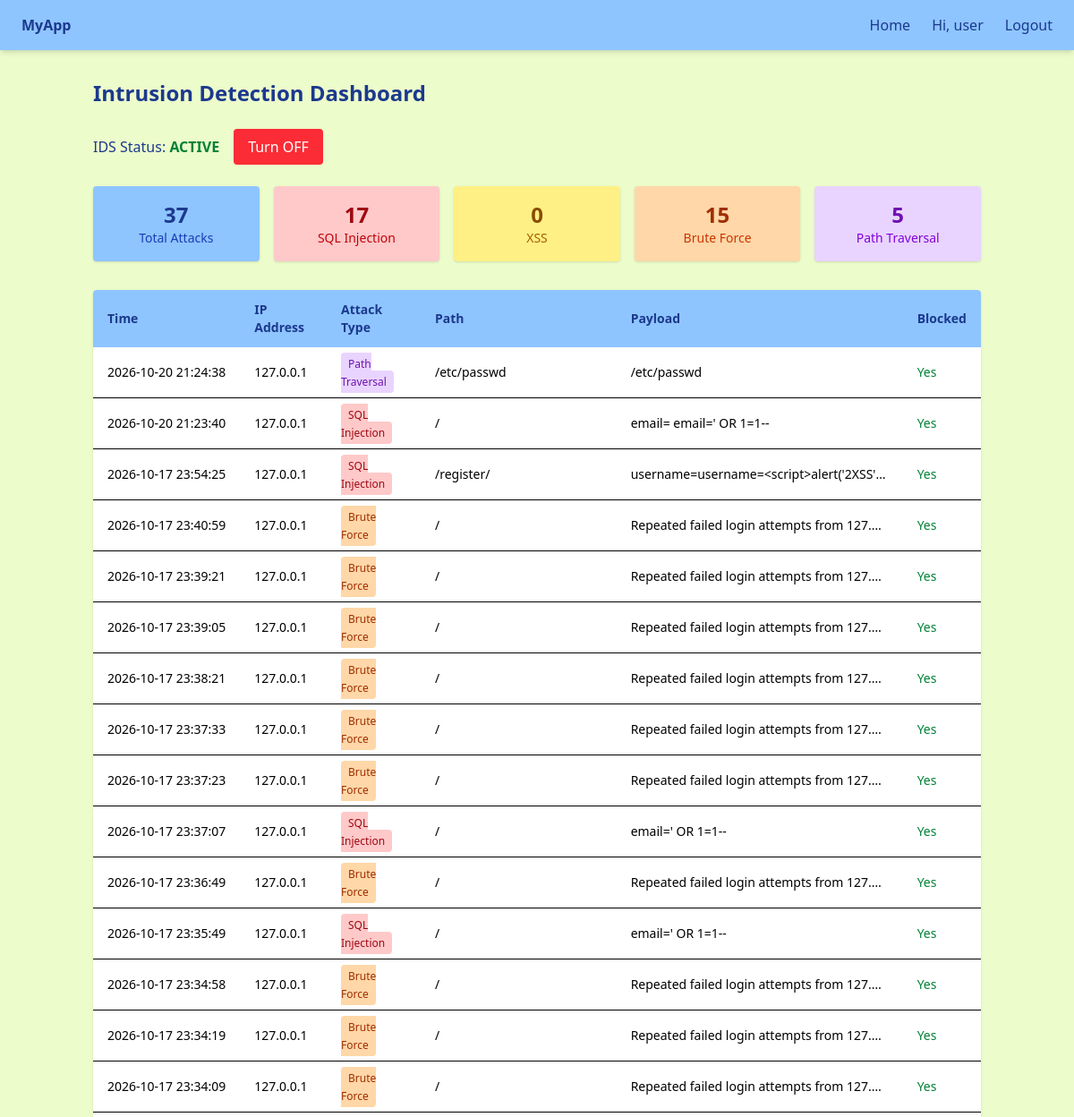
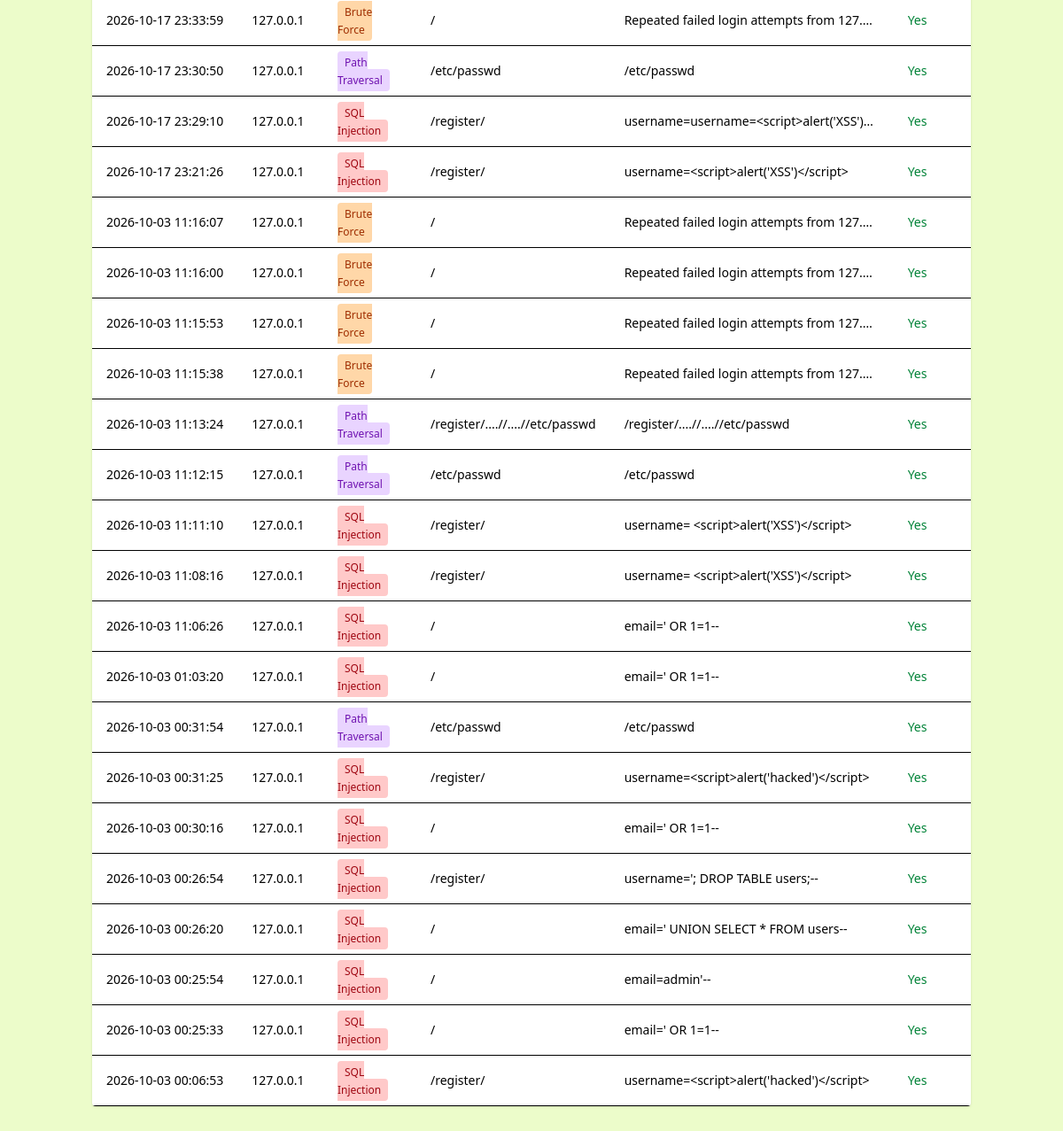
The app's page /dashboard/ (signed in) with its own data (2 pictures, top to bottom).
### myapp/models.py (models this page shows, shortened)
class IntrusionLog(models.Model):
    ATTACK_TYPES = [
        ('sqli', 'SQL Injection'),
        ('xss', 'Cross-Site Scripting'),
        ('path_traversal', 'Path Traversal'),
        ('brute_force', 'Brute Force'),
    ]
    ip_address = models.GenericIPAddressField()
    attack_type = models.CharField(max_length=20, choices=ATTACK_TYPES)
    path = models.CharField(max_length=255)
    payload = models.TextField()
    timestamp = models.DateTimeField(auto_now_add=True)
    blocked = models.BooleanField(default=True)
    class Meta:
        ordering = ['-timestamp']

### myapp/views.py (the view)
# urls.py: path('dashboard/', views.dashboard, name='dashboard'),
@login_required
def dashboard(request):
    ids_settings = IDSSettings.get_settings()
    logs = IntrusionLog.objects.all()[:100]
    total_attacks = IntrusionLog.objects.count()
    sqli_count = IntrusionLog.objects.filter(attack_type='sqli').count()
    xss_count = IntrusionLog.objects.filter(attack_type='xss').count()
    brute_force_count = IntrusionLog.objects.filter(attack_type='brute_force').count()
    path_traversal_count = IntrusionLog.objects.filter(attack_type='path_traversal').count()
    context = {
        'logs': logs,
        'total_attacks': total_attacks,
        'sqli_count': sqli_count,
        'xss_count': xss_count,
        'brute_force_count': brute_force_count,
        'path_traversal_count': path_traversal_count,
        'ids_active': ids_settings.is_active,
    }
    return render(request, 'dashboard.html', context)

### myapp/models.py (called while the page is built)
    @classmethod
    def get_settings(cls):
        settings_obj, created = cls.objects.get_or_create(id=1)
        return settings_obj

### myapp/templates/dashboard.html (shortened to what this page needs)
<!DOCTYPE html>
<html lang="en">
<head>
    <script src="https://cdn.jsdelivr.net/npm/@tailwindcss/browser@4"></script>
</head>
<body class="min-h-screen flex flex-col bg-lime-100">
    <nav class="w-full bg-blue-300 px-6 py-4 flex justify-between items-center shadow-md">
        <span class="font-bold text-blue-900">MyApp</span>
        <div class="flex gap-6 items-center">
            <a href="{% url 'about' %}" class="text-blue-900 hover:text-blue-700 transition duration-300 ease-in-out">Home</a>
            <span class="text-blue-900">Hi, {{ user.username }}</span>
            <a href="{% url 'logout' %}" class="text-blue-900 hover:text-blue-700 transition duration-300 ease-in-out">Logout</a>
        </div>
    </nav>
    <div class="flex-1 px-4 py-8 max-w-5xl mx-auto w-full">
        <h1 class="text-2xl font-bold text-blue-900 mb-6">Intrusion Detection Dashboard</h1>
                <div class="mb-6 flex items-center gap-4">
            <span class="text-blue-900 font-medium">
                IDS Status:
                {% if ids_active %}
                    <span class="text-green-700 font-bold">ACTIVE</span>
                {% else %}
                    <span class="text-red-700 font-bold">INACTIVE</span>
                {% endif %}
            </span>
            <form action="{% url 'toggle_ids' %}" method="post">
                <button type="submit" class="px-4 py-2 rounded text-white font-medium transition duration-300 ease-in-out
                    {% if ids_active %} bg-red-500 hover:bg-red-600 {% else %} bg-green-500 hover:bg-green-600 {% endif %}">
                    {% if ids_active %} Turn OFF {% else %} Turn ON {% endif %}
                </button>
            </form>
        </div>
        <div class="grid grid-cols-2 sm:grid-cols-5 gap-4 mb-8">
            <div class="bg-blue-300 p-4 rounded shadow text-center">
                <p class="text-2xl font-bold text-blue-900">{{ total_attacks }}</p>
                <p class="text-sm text-blue-800">Total Attacks</p>
            </div>
            <div class="bg-red-200 p-4 rounded shadow text-center">
                <p class="text-2xl font-bold text-red-800">{{ sqli_count }}</p>
                <p class="text-sm text-red-700">SQL Injection</p>
            </div>
            <div class="bg-yellow-200 p-4 rounded shadow text-center">
                <p class="text-2xl font-bold text-yellow-800">{{ xss_count }}</p>
                <p class="text-sm text-yellow-700">XSS</p>
            </div>
            <div class="bg-orange-200 p-4 rounded shadow text-center">
                <p class="text-2xl font-bold text-orange-800">{{ brute_force_count }}</p>
                <p class="text-sm text-orange-700">Brute Force</p>
            </div>
            <div class="bg-purple-200 p-4 rounded shadow text-center">
                <p class="text-2xl font-bold text-purple-800">{{ path_traversal_count }}</p>
                <p class="text-sm text-purple-700">Path Traversal</p>
            </div>
        </div>
        <div class="bg-white rounded shadow overflow-x-auto">
            <table class="w-full text-sm text-left">
                <thead class="bg-blue-300 text-blue-900">
                    <tr>
                        <th class="px-4 py-3">Time</th>
                        <th class="px-4 py-3">IP Address</th>
                        <th class="px-4 py-3">Attack Type</th>
                        <th class="px-4 py-3">Path</th>
                        <th class="px-4 py-3">Payload</th>
                        <th class="px-4 py-3">Blocked</th>
                    </tr>
                </thead>
                <tbody>
                    {% for log in logs %}
                    <tr class="border-b hover:bg-lime-50">
                        <td class="px-4 py-2 whitespace-nowrap">{{ log.timestamp|date:"Y-m-d H:i:s" }}</td>
                        <td class="px-4 py-2">{{ log.ip_address }}</td>
                        <td class="px-4 py-2">
                            <span class="px-2 py-1 rounded text-xs font-medium
                                {% if log.attack_type == 'sqli' %} bg-red-200 text-red-800
                                {% elif log.attack_type == 'xss' %} bg-yellow-200 text-yellow-800
                                {% elif log.attack_type == 'brute_force' %} bg-orange-200 text-orange-800
                                {% else %} bg-purple-200 text-purple-800
                                {% endif %}">
                                {{ log.get_attack_type_display }}
                            </span>
                        </td>
                        <td class="px-4 py-2">{{ log.path }}</td>
                        <td class="px-4 py-2 max-w-xs truncate" title="{{ log.payload }}">{{ log.payload }}</td>
                        <td class="px-4 py-2">
                            {% if log.blocked %}
                                <span class="text-green-700 font-medium">Yes</span>
                            {% else %}
                                <span class="text-red-700 font-medium">No</span>
                            {% endif %}
                        </td>
                    </tr>
                    {% empty %}
                    <tr>
                        <td colspan="6" class="px-4 py-6 text-center text-gray-500">No intrusions detected yet.</td>
                    </tr>
                    {% endfor %}
                </tbody>
            </table>
        </div>
    </div>
</body>
</html>

### records on screen
IntrusionLog: timestamp "2026-10-20 21:24:38", ip_address "127.0.0.1", attack_type "Path Traversal", path "/etc/passwd", payload "/etc/passwd", blocked "Yes"
IntrusionLog: timestamp "2026-10-20 21:23:40", ip_address "127.0.0.1", attack_type "SQL Injection", path "/", payload "email= email=' OR 1=1--", blocked "Yes"
IntrusionLog: timestamp "2026-10-17 23:54:25", ip_address "127.0.0.1", attack_type "SQL Injection", path "/register/", payload "username=username=<script>alert('2XSS'…", blocked "Yes"
IntrusionLog: timestamp "2026-10-17 23:40:59", ip_address "127.0.0.1", attack_type "Brute Force", path "/", payload "Repeated failed login attempts from 127.…", blocked "Yes"
IntrusionLog: timestamp "2026-10-17 23:39:21", ip_address "127.0.0.1", attack_type "Brute Force", path "/", payload "Repeated failed login attempts from 127.…", blocked "Yes"
IntrusionLog: timestamp "2026-10-17 23:39:05", ip_address "127.0.0.1", attack_type "Brute Force", path "/", payload "Repeated failed login attempts from 127.…", blocked "Yes"
IntrusionLog: timestamp "2026-10-17 23:38:21", ip_address "127.0.0.1", attack_type "Brute Force", path "/", payload "Repeated failed login attempts from 127.…", blocked "Yes"
IntrusionLog: timestamp "2026-10-17 23:37:33", ip_address "127.0.0.1", attack_type "Brute Force", path "/", payload "Repeated failed login attempts from 127.…", blocked "Yes"
IntrusionLog: timestamp "2026-10-17 23:37:23", ip_address "127.0.0.1", attack_type "Brute Force", path "/", payload "Repeated failed login attempts from 127.…", blocked "Yes"
IntrusionLog: timestamp "2026-10-17 23:37:07", ip_address "127.0.0.1", attack_type "SQL Injection", path "/", payload "email=' OR 1=1--", blocked "Yes"
IntrusionLog: timestamp "2026-10-17 23:36:49", ip_address "127.0.0.1", attack_type "Brute Force", path "/", payload "Repeated failed login attempts from 127.…", blocked "Yes"
IntrusionLog: timestamp "2026-10-17 23:35:49", ip_address "127.0.0.1", attack_type "SQL Injection", path "/", payload "email=' OR 1=1--", blocked "Yes"
IntrusionLog: timestamp "2026-10-17 23:34:58", ip_address "127.0.0.1", attack_type "Brute Force", path "/", payload "Repeated failed login attempts from 127.…", blocked "Yes"
IntrusionLog: timestamp "2026-10-17 23:34:19", ip_address "127.0.0.1", attack_type "Brute Force", path "/", payload "Repeated failed login attempts from 127.…", blocked "Yes"
IntrusionLog: timestamp "2026-10-17 23:34:09", ip_address "127.0.0.1", attack_type "Brute Force", path "/", payload "Repeated failed login attempts from 127.…", blocked "Yes"
IntrusionLog: timestamp "2026-10-17 23:33:59", ip_address "127.0.0.1", attack_type "Brute Force", path "/", payload "Repeated failed login attempts from 127.…", blocked "Yes"
IntrusionLog: timestamp "2026-10-17 23:30:50", ip_address "127.0.0.1", attack_type "Path Traversal", path "/etc/passwd", payload "/etc/passwd", blocked "Yes"
IntrusionLog: timestamp "2026-10-17 23:29:10", ip_address "127.0.0.1", attack_type "SQL Injection", path "/register/", payload "username=username=<script>alert('XSS')…", blocked "Yes"
IntrusionLog: timestamp "2026-10-17 23:21:26", ip_address "127.0.0.1", attack_type "SQL Injection", path "/register/", payload "username=<script>alert('XSS')</script>", blocked "Yes"
IntrusionLog: timestamp "2026-10-03 11:16:07", ip_address "127.0.0.1", attack_type "Brute Force", path "/", payload "Repeated failed login attempts from 127.…", blocked "Yes"
IntrusionLog: timestamp "2026-10-03 11:16:00", ip_address "127.0.0.1", attack_type "Brute Force", path "/", payload "Repeated failed login attempts from 127.…", blocked "Yes"
IntrusionLog: timestamp "2026-10-03 11:15:53", ip_address "127.0.0.1", attack_type "Brute Force", path "/", payload "Repeated failed login attempts from 127.…", blocked "Yes"
IntrusionLog: timestamp "2026-10-03 11:15:38", ip_address "127.0.0.1", attack_type "Brute Force", path "/", payload "Repeated failed login attempts from 127.…", blocked "Yes"
IntrusionLog: timestamp "2026-10-03 11:13:24", ip_address "127.0.0.1", attack_type "Path Traversal", path "/register/....//....//etc/passwd", payload "/register/....//....//etc/passwd", blocked "Yes"
IntrusionLog: timestamp "2026-10-03 11:12:15", ip_address "127.0.0.1", attack_type "Path Traversal", path "/etc/passwd", payload "/etc/passwd", blocked "Yes"
IntrusionLog: timestamp "2026-10-03 11:11:10", ip_address "127.0.0.1", attack_type "SQL Injection", path "/register/", payload "username= <script>alert('XSS')</script>", blocked "Yes"
IntrusionLog: timestamp "2026-10-03 11:08:16", ip_address "127.0.0.1", attack_type "SQL Injection", path "/register/", payload "username= <script>alert('XSS')</script>", blocked "Yes"
IntrusionLog: timestamp "2026-10-03 11:06:26", ip_address "127.0.0.1", attack_type "SQL Injection", path "/", payload "email=' OR 1=1--", blocked "Yes"
IntrusionLog: timestamp "2026-10-03 01:03:20", ip_address "127.0.0.1", attack_type "SQL Injection", path "/", payload "email=' OR 1=1--", blocked "Yes"
IntrusionLog: timestamp "2026-10-03 00:31:54", ip_address "127.0.0.1", attack_type "Path Traversal", path "/etc/passwd", payload "/etc/passwd", blocked "Yes"
IntrusionLog: timestamp "2026-10-03 00:31:25", ip_address "127.0.0.1", attack_type "SQL Injection", path "/register/", payload "username=<script>alert('hacked')</script>", blocked "Yes"
IntrusionLog: timestamp "2026-10-03 00:30:16", ip_address "127.0.0.1", attack_type "SQL Injection", path "/", payload "email=' OR 1=1--", blocked "Yes"
IntrusionLog: timestamp "2026-10-03 00:26:54", ip_address "127.0.0.1", attack_type "SQL Injection", path "/register/", payload "username='; DROP TABLE users;--", blocked "Yes"
IntrusionLog: timestamp "2026-10-03 00:26:20", ip_address "127.0.0.1", attack_type "SQL Injection", path "/", payload "email=' UNION SELECT * FROM users--", blocked "Yes"
IntrusionLog: timestamp "2026-10-03 00:25:54", ip_address "127.0.0.1", attack_type "SQL Injection", path "/", payload "email=admin'--", blocked "Yes"
IntrusionLog: timestamp "2026-10-03 00:25:33", ip_address "127.0.0.1", attack_type "SQL Injection", path "/", payload "email=' OR 1=1--", blocked "Yes"
IntrusionLog: timestamp "2026-10-03 00:06:53", ip_address "127.0.0.1", attack_type "SQL Injection", path "/register/", payload "username=<script>alert('hacked')</script>", blocked "Yes"

### other values on screen
{{ user.username }} "user"
{{ total_attacks }} "37"
{{ sqli_count }} "17"
{{ xss_count }} "0"
{{ brute_force_count }} "15"
{{ path_traversal_count }} "5"
